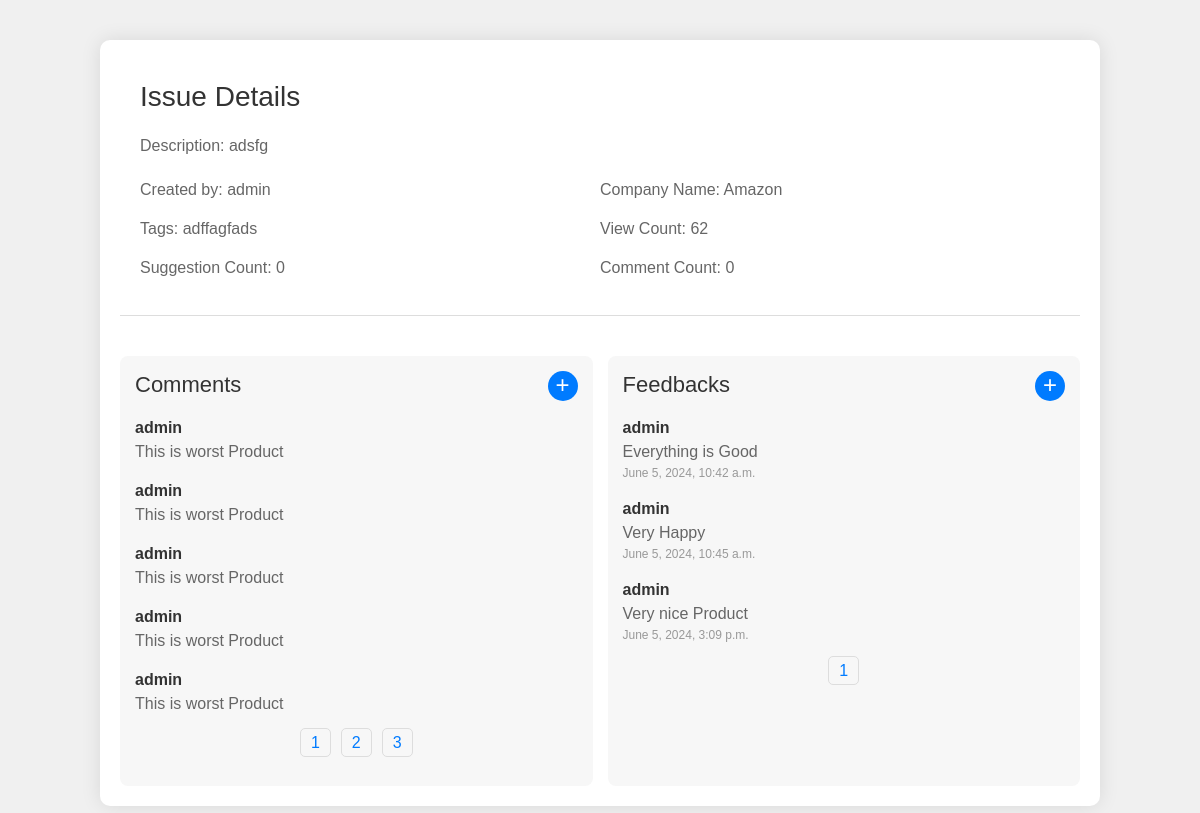
The app's page /issues/bcb06423-e659-4afa-b139-f9e7451f11a8 (signed in) with its own data.
### Tracker/models.py (models this page shows, shortened)
class Issue(models.Model):
    id = models.UUIDField(primary_key=True, default=uuid.uuid4, editable=False)
    STATUS_CHOICES = [
        ('open', 'Open'),
        ('closed', 'Closed'),
        ('in_progress', 'In Progress'),
    ]
    issuename = models.CharField(max_length=255)
    description = models.TextField()
    created_by = models.ForeignKey('User', on_delete=models.CASCADE, related_name='created_issues')
    company = models.ForeignKey('Company', on_delete=models.CASCADE, related_name='issues')
    product = models.ForeignKey('Product', on_delete=models.CASCADE, related_name='issues', null=True, blank=True)
    tags = models.TextField()  # Store tags as a JSON list
    status = models.CharField(max_length=50, choices=STATUS_CHOICES,default='open')
    viewcount = models.PositiveIntegerField(default=0)
    suggestioncount = models.PositiveIntegerField(default=0)
    commentcount = models.PositiveIntegerField(default=0)

class User(AbstractUser):
    username = models.CharField(max_length=255, unique=True)
    password = models.CharField(max_length=255)
    firstname = models.CharField(max_length=255)
    lastname = models.CharField(max_length=255)
    email = models.EmailField(max_length=255, unique=True)
    company = models.ForeignKey(Company, on_delete=models.CASCADE, related_name='users',null=True, blank=True)
    def __str__(self):
        return self.username

class Company(models.Model):
    id = models.UUIDField(primary_key=True, default=uuid.uuid4, editable=False)
    name = models.CharField(max_length=255)
    url = models.URLField(max_length=255)
    email = models.EmailField(max_length=255)
    bio = models.TextField()
    pic = models.ImageField(upload_to='company_pics/', null=True, blank=True)

class Comment(models.Model):
    id = models.UUIDField(primary_key=True, default=uuid.uuid4, editable=False)
    issue = models.ForeignKey(Issue, on_delete=models.CASCADE, related_name='comments')
    user = models.ForeignKey(User, on_delete=models.CASCADE, related_name='comments')
    description = models.TextField()
    def __str__(self):
        return f'Comment by {self.user.username} on {self.issue.issuename}'

class Feedback(models.Model):
    id = models.UUIDField(primary_key=True, default=uuid.uuid4, editable=False)
    issue = models.ForeignKey(Issue, on_delete=models.CASCADE, related_name='feedbacks')
    user = models.ForeignKey(User, on_delete=models.CASCADE, related_name='feedbacks')
    description = models.TextField()
    disabled = models.BooleanField(default=False)
    timestamp = models.DateTimeField(auto_now_add=True)
    def __str__(self):
        return f'Feedback by {self.user.username} on {self.issue.issuename}'

### Tracker/views.py (the view)
# urls.py: path('issues/<str:id>',getIssue, name='issue'),
@login_required
def getIssue(self,id):
    try:
        print("entered")
        object=Issue.objects.get(id=id)
        object.viewcount+=1
        object.save()
        comments=None
        feedback=None
        try:
            comments=Comment.objects.filter(issue=object)
            comments=CommentSerializer(comments,many=True).data
        except:
            pass
        try:
            feedback=Feedback.objects.filter(issue=object)
            feedback=FeedbackSerializer(feedback,many=True).data
        except:
            pass
        data=IssueSerializer(object).data
        print("serilaizer")
        print(comments)
        print(feedback)
        return render(self,'DisplayIssue.html',{'issue':data,'comments':comments,'feedback':feedback})
    except Issue.DoesNotExist:
        return Response({'error': 'No Data Found'},status=status.HTTP_404_NOT_FOUND)

### Tracker/serializers.py (called while the page is built)
    def get_created_by(self, obj):
        return obj.created_by.username if obj.created_by.username else None

    def get_company(self, obj):
        return obj.company.name if obj.company.name else None

    def get_product(self, obj):
        return obj.product.name if obj.product.name else None

### Tracker/templates/DisplayIssue.html (shortened to what this page needs)
<!DOCTYPE html>
<html lang="en">
<head>
    {% load static %}
    <link rel="stylesheet" href="https://cdn.jsdelivr.net/npm/bootstrap@4.0.0/dist/css/bootstrap.min.css">
    <link rel="stylesheet" type="text/css" href="{% static 'style.css' %}">
</head>
<body>
    <div class="issue-main">
        <div class="issue-container">
            <h1>Issue Details</h1>
            <p>Description: {{issue.description}}</p>
            <div class="issue-details">
                <p>Created by: <span class="text-bold">{{issue.created_by}}</span></p>
                <p>Company Name: <span class="text-bold">{{issue.company}}</span></p>
                <p>Tags: <span class="text-bold">{{issue.tags}}</span></p>
                <p>View Count: <span class="text-bold">{{issue.viewcount}}</span></p>
                <p>Suggestion Count: <span class="text-bold">{{issue.suggestioncount}}</span></p>
                <p>Comment Count: <span class="text-bold">{{issue.commentcount}}</span></p>
            </div>
        </div>
        <div class="comments-feedback-container">
            <div id="commentsSection">
                <h1>Comments <button id="addComment">+</button></h1>
                <div id="commentsContainer">
                    {% if comments %}
                        {% for comment in comments %}
                            <div class="comment">
                                <div>
                                    <p class="user">{{comment.user}}</p>
                                    <p class="text">{{comment.description}}</p>
                                </div>
                            </div>
                        {% endfor %}
                    {% endif %}
                </div>
                <ul class="pagination" id="commentsPagination"></ul>
            </div>
            <div id="feedbackSection">
                <h1>Feedbacks <button id="addFeedback">+</button></h1>
                <div id="feedbackContainer">
                    {% if feedback %}
                        {% for feed in feedback %}
                            <div class="feedback">
                                <div>
                                    <p class="user">{{feed.user}}</p>
                                    <p class="text">{{feed.description}}</p>
                                    <p class="timestamp">{{feed.timestamp}}</p>
                                </div>
                            </div>
                        {% endfor %}
                    {% endif %}
                </div>
                <ul class="pagination" id="feedbackPagination"></ul>
            </div>
        </div>
    </div>
</body>
</html>

### Tracker/static/style.css (style rules this page uses)
* { font-family: "Mulish", sans-serif; }
body { margin: 0; background-color: #f0f0f0; }
* { box-sizing: border-box; }
body { font-family: Arial, Helvetica, sans-serif; }
.issue-main { max-width: 1000px; margin: 40px auto; padding: 20px; background-color: #fff; border-radius: 10px; box-shadow: 0 0 20px rgba(0, 0, 0, 0.1); }
.issue-container { margin-bottom: 40px; padding: 20px; border-bottom: 1px solid #ddd; }
.issue-container h1 { font-size: 28px; margin-bottom: 15px; color: #333; }
.issue-container p { font-size: 16px; margin-bottom: 10px; color: #666; }
.issue-details { display: flex; flex-wrap: wrap; margin-top: 20px; }
.issue-details p { flex: 1 1 50%; margin-bottom: 15px; }
.comments-feedback-container { display: flex; justify-content: space-between; margin-top: 30px; }
.comments-feedback-container > div { flex: 1; margin-right: 15px; background-color: #f7f7f7; padding: 15px; border-radius: 8px; }
.comments-feedback-container > div:last-child { margin-right: 0; }
.comments-feedback-container h1 { font-size: 22px; margin-bottom: 15px; color: #333; display: flex; justify-content: space-between; align-items: center; }
.comments-feedback-container h1 button { background-color: #007bff; color: #fff; border: none; border-radius: 50%; width: 30px; height: 30px; font-size: 24px; cursor: pointer; display: flex; align-items: center; justify-content: center; }
.comment, .feedback { display: flex; align-items: flex-start; margin-bottom: 15px; }
.comment p, .feedback p { margin: 0; }
.comment .user, .feedback .user { font-weight: bold; color: #333; }
.comment .text, .feedback .text { color: #666; }
.comment .timestamp, .feedback .timestamp { color: #999; font-size: 12px; }
.pagination { display: flex; justify-content: center; list-style: none; padding: 0; }

### records on screen
Issue: description "adsfg", tags "adffagfads"
User: created_by "admin"
Company: company "Amazon"
Comment: user "admin", description "This is worst Product"
Comment: user "admin", description "This is worst Product"
Comment: user "admin", description "This is worst Product"
Comment: user "admin", description "This is worst Product"
Comment: user "admin", description "This is worst Product"
Feedback: user "admin", description "Everything is Good", timestamp "June 5, 2024, 10:42 a.m."
Feedback: user "admin", description "Very Happy", timestamp "June 5, 2024, 10:45 a.m."
Feedback: user "admin", description "Very nice Product", timestamp "June 5, 2024, 3:09 p.m."

### other values on screen
{{ issue.viewcount }} "62"
{{ issue.suggestioncount }} "0"
{{ issue.commentcount }} "0"
